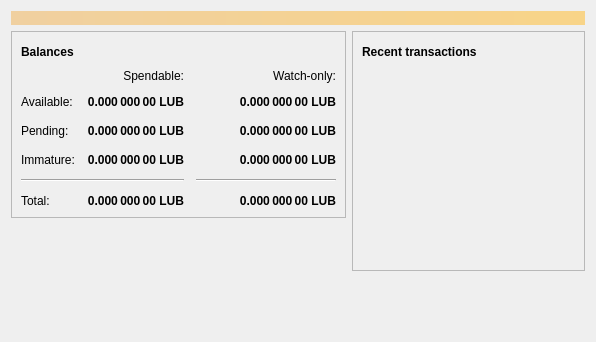
<?xml version="1.0" encoding="UTF-8"?>
<ui version="4.0">
 <class>OverviewPage</class>
 <widget class="QWidget" name="OverviewPage">
  <property name="geometry">
   <rect>
    <x>0</x>
    <y>0</y>
    <width>596</width>
    <height>342</height>
   </rect>
  </property>
  <property name="windowTitle">
   <string>Form</string>
  </property>
  <layout class="QVBoxLayout" name="topLayout">
   <item>
    <widget class="QLabel" name="labelAlerts">
     <property name="visible">
      <bool>false</bool>
     </property>
     <property name="styleSheet">
      <string notr="true">QLabel { background-color: qlineargradient(x1: 0, y1: 0, x2: 1, y2: 0, stop:0 #F0D0A0, stop:1 #F8D488); color:#000000; }</string>
     </property>
     <property name="wordWrap">
      <bool>true</bool>
     </property>
     <property name="margin">
      <number>3</number>
     </property>
     <property name="textInteractionFlags">
      <set>Qt::TextSelectableByMouse</set>
     </property>
    </widget>
   </item>
   <item>
    <layout class="QHBoxLayout" name="horizontalLayout" stretch="1,1">
     <item>
      <layout class="QVBoxLayout" name="verticalLayout_2">
       <item>
        <widget class="QFrame" name="frame">
         <property name="frameShape">
          <enum>QFrame::StyledPanel</enum>
         </property>
         <property name="frameShadow">
          <enum>QFrame::Raised</enum>
         </property>
         <layout class="QVBoxLayout" name="verticalLayout_4">
          <item>
           <layout class="QHBoxLayout" name="horizontalLayout_4">
            <item>
             <widget class="QLabel" name="label_5">
              <property name="font">
               <font>
                <weight>75</weight>
                <bold>true</bold>
               </font>
              </property>
              <property name="text">
               <string>Balances</string>
              </property>
             </widget>
            </item>
            <item>
             <widget class="QPushButton" name="labelWalletStatus">
              <property name="enabled">
               <bool>true</bool>
              </property>
              <property name="maximumSize">
               <size>
                <width>30</width>
                <height>16777215</height>
               </size>
              </property>
              <property name="toolTip">
               <string>The displayed information may be out of date. Your wallet automatically synchronizes with the Luckyblockcoin network after a connection is established, but this process has not completed yet.</string>
              </property>
              <property name="text">
               <string/>
              </property>
              <property name="icon">
               <iconset resource="../luckyblockcoin.qrc">
                <normaloff>:/icons/warning</normaloff>
                <disabledoff>:/icons/warning</disabledoff>:/icons/warning</iconset>
              </property>
              <property name="iconSize">
               <size>
                <width>24</width>
                <height>24</height>
               </size>
              </property>
              <property name="flat">
               <bool>true</bool>
              </property>
             </widget>
            </item>
            <item>
             <spacer name="horizontalSpacer_3">
              <property name="orientation">
               <enum>Qt::Horizontal</enum>
              </property>
              <property name="sizeHint" stdset="0">
               <size>
                <width>40</width>
                <height>20</height>
               </size>
              </property>
             </spacer>
            </item>
           </layout>
          </item>
          <item>
           <layout class="QGridLayout" name="gridLayout">
            <property name="spacing">
             <number>12</number>
            </property>
            <item row="2" column="2">
             <widget class="QLabel" name="labelWatchPending">
              <property name="font">
               <font>
                <weight>75</weight>
                <bold>true</bold>
               </font>
              </property>
              <property name="cursor">
               <cursorShape>IBeamCursor</cursorShape>
              </property>
              <property name="toolTip">
               <string>Unconfirmed transactions to watch-only addresses</string>
              </property>
              <property name="text">
               <string notr="true">0.000 000 00 LUB</string>
              </property>
              <property name="alignment">
               <set>Qt::AlignRight|Qt::AlignTrailing|Qt::AlignVCenter</set>
              </property>
              <property name="textInteractionFlags">
               <set>Qt::LinksAccessibleByMouse|Qt::TextSelectableByKeyboard|Qt::TextSelectableByMouse</set>
              </property>
             </widget>
            </item>
            <item row="2" column="1">
             <widget class="QLabel" name="labelUnconfirmed">
              <property name="font">
               <font>
                <weight>75</weight>
                <bold>true</bold>
               </font>
              </property>
              <property name="cursor">
               <cursorShape>IBeamCursor</cursorShape>
              </property>
              <property name="toolTip">
               <string>Total of transactions that have yet to be confirmed, and do not yet count toward the spendable balance</string>
              </property>
              <property name="text">
               <string notr="true">0.000 000 00 LUB</string>
              </property>
              <property name="alignment">
               <set>Qt::AlignRight|Qt::AlignTrailing|Qt::AlignVCenter</set>
              </property>
              <property name="textInteractionFlags">
               <set>Qt::LinksAccessibleByMouse|Qt::TextSelectableByKeyboard|Qt::TextSelectableByMouse</set>
              </property>
             </widget>
            </item>
            <item row="3" column="2">
             <widget class="QLabel" name="labelWatchImmature">
              <property name="font">
               <font>
                <weight>75</weight>
                <bold>true</bold>
               </font>
              </property>
              <property name="cursor">
               <cursorShape>IBeamCursor</cursorShape>
              </property>
              <property name="toolTip">
               <string>Mined balance in watch-only addresses that has not yet matured</string>
              </property>
              <property name="text">
               <string notr="true">0.000 000 00 LUB</string>
              </property>
              <property name="alignment">
               <set>Qt::AlignRight|Qt::AlignTrailing|Qt::AlignVCenter</set>
              </property>
              <property name="textInteractionFlags">
               <set>Qt::LinksAccessibleByMouse|Qt::TextSelectableByKeyboard|Qt::TextSelectableByMouse</set>
              </property>
             </widget>
            </item>
            <item row="4" column="0" colspan="2">
             <widget class="Line" name="line">
              <property name="orientation">
               <enum>Qt::Horizontal</enum>
              </property>
             </widget>
            </item>
            <item row="4" column="2">
             <widget class="Line" name="lineWatchBalance">
              <property name="sizePolicy">
               <sizepolicy hsizetype="Preferred" vsizetype="Fixed">
                <horstretch>0</horstretch>
                <verstretch>0</verstretch>
               </sizepolicy>
              </property>
              <property name="minimumSize">
               <size>
                <width>140</width>
                <height>0</height>
               </size>
              </property>
              <property name="orientation">
               <enum>Qt::Horizontal</enum>
              </property>
             </widget>
            </item>
            <item row="5" column="0">
             <widget class="QLabel" name="labelTotalText">
              <property name="text">
               <string>Total:</string>
              </property>
             </widget>
            </item>
            <item row="3" column="1">
             <widget class="QLabel" name="labelImmature">
              <property name="font">
               <font>
                <weight>75</weight>
                <bold>true</bold>
               </font>
              </property>
              <property name="cursor">
               <cursorShape>IBeamCursor</cursorShape>
              </property>
              <property name="toolTip">
               <string>Mined balance that has not yet matured</string>
              </property>
              <property name="text">
               <string notr="true">0.000 000 00 LUB</string>
              </property>
              <property name="alignment">
               <set>Qt::AlignRight|Qt::AlignTrailing|Qt::AlignVCenter</set>
              </property>
              <property name="textInteractionFlags">
               <set>Qt::LinksAccessibleByMouse|Qt::TextSelectableByKeyboard|Qt::TextSelectableByMouse</set>
              </property>
             </widget>
            </item>
            <item row="2" column="3">
             <spacer name="horizontalSpacer_2">
              <property name="orientation">
               <enum>Qt::Horizontal</enum>
              </property>
              <property name="sizeHint" stdset="0">
               <size>
                <width>40</width>
                <height>20</height>
               </size>
              </property>
             </spacer>
            </item>
            <item row="3" column="0">
             <widget class="QLabel" name="labelImmatureText">
              <property name="text">
               <string>Immature:</string>
              </property>
             </widget>
            </item>
            <item row="5" column="1">
             <widget class="QLabel" name="labelTotal">
              <property name="font">
               <font>
                <weight>75</weight>
                <bold>true</bold>
               </font>
              </property>
              <property name="cursor">
               <cursorShape>IBeamCursor</cursorShape>
              </property>
              <property name="toolTip">
               <string>Your current total balance</string>
              </property>
              <property name="text">
               <string notr="true">0.000 000 00 LUB</string>
              </property>
              <property name="alignment">
               <set>Qt::AlignRight|Qt::AlignTrailing|Qt::AlignVCenter</set>
              </property>
              <property name="textInteractionFlags">
               <set>Qt::LinksAccessibleByMouse|Qt::TextSelectableByKeyboard|Qt::TextSelectableByMouse</set>
              </property>
             </widget>
            </item>
            <item row="5" column="2">
             <widget class="QLabel" name="labelWatchTotal">
              <property name="font">
               <font>
                <weight>75</weight>
                <bold>true</bold>
               </font>
              </property>
              <property name="cursor">
               <cursorShape>IBeamCursor</cursorShape>
              </property>
              <property name="toolTip">
               <string>Current total balance in watch-only addresses</string>
              </property>
              <property name="text">
               <string notr="true">0.000 000 00 LUB</string>
              </property>
              <property name="alignment">
               <set>Qt::AlignRight|Qt::AlignTrailing|Qt::AlignVCenter</set>
              </property>
              <property name="textInteractionFlags">
               <set>Qt::LinksAccessibleByMouse|Qt::TextSelectableByKeyboard|Qt::TextSelectableByMouse</set>
              </property>
             </widget>
            </item>
            <item row="0" column="2">
             <widget class="QLabel" name="labelWatchonly">
              <property name="text">
               <string>Watch-only:</string>
              </property>
              <property name="alignment">
               <set>Qt::AlignRight|Qt::AlignTrailing|Qt::AlignVCenter</set>
              </property>
             </widget>
            </item>
            <item row="1" column="0">
             <widget class="QLabel" name="labelBalanceText">
              <property name="text">
               <string>Available:</string>
              </property>
             </widget>
            </item>
            <item row="1" column="1">
             <widget class="QLabel" name="labelBalance">
              <property name="font">
               <font>
                <weight>75</weight>
                <bold>true</bold>
               </font>
              </property>
              <property name="cursor">
               <cursorShape>IBeamCursor</cursorShape>
              </property>
              <property name="toolTip">
               <string>Your current spendable balance</string>
              </property>
              <property name="text">
               <string notr="true">0.000 000 00 LUB</string>
              </property>
              <property name="alignment">
               <set>Qt::AlignRight|Qt::AlignTrailing|Qt::AlignVCenter</set>
              </property>
              <property name="textInteractionFlags">
               <set>Qt::LinksAccessibleByMouse|Qt::TextSelectableByKeyboard|Qt::TextSelectableByMouse</set>
              </property>
             </widget>
            </item>
            <item row="1" column="2">
             <widget class="QLabel" name="labelWatchAvailable">
              <property name="font">
               <font>
                <weight>75</weight>
                <bold>true</bold>
               </font>
              </property>
              <property name="cursor">
               <cursorShape>IBeamCursor</cursorShape>
              </property>
              <property name="toolTip">
               <string>Your current balance in watch-only addresses</string>
              </property>
              <property name="text">
               <string notr="true">0.000 000 00 LUB</string>
              </property>
              <property name="alignment">
               <set>Qt::AlignRight|Qt::AlignTrailing|Qt::AlignVCenter</set>
              </property>
              <property name="textInteractionFlags">
               <set>Qt::LinksAccessibleByMouse|Qt::TextSelectableByKeyboard|Qt::TextSelectableByMouse</set>
              </property>
             </widget>
            </item>
            <item row="2" column="0">
             <widget class="QLabel" name="labelPendingText">
              <property name="text">
               <string>Pending:</string>
              </property>
             </widget>
            </item>
            <item row="0" column="1">
             <widget class="QLabel" name="labelSpendable">
              <property name="text">
               <string>Spendable:</string>
              </property>
              <property name="alignment">
               <set>Qt::AlignRight|Qt::AlignTrailing|Qt::AlignVCenter</set>
              </property>
             </widget>
            </item>
           </layout>
          </item>
         </layout>
        </widget>
       </item>
       <item>
        <spacer name="verticalSpacer">
         <property name="orientation">
          <enum>Qt::Vertical</enum>
         </property>
         <property name="sizeHint" stdset="0">
          <size>
           <width>20</width>
           <height>40</height>
          </size>
         </property>
        </spacer>
       </item>
      </layout>
     </item>
     <item>
      <layout class="QVBoxLayout" name="verticalLayout_3">
       <item>
        <widget class="QFrame" name="frame_2">
         <property name="frameShape">
          <enum>QFrame::StyledPanel</enum>
         </property>
         <property name="frameShadow">
          <enum>QFrame::Raised</enum>
         </property>
         <layout class="QVBoxLayout" name="verticalLayout">
          <item>
           <layout class="QHBoxLayout" name="horizontalLayout_2">
            <item>
             <widget class="QLabel" name="label_4">
              <property name="font">
               <font>
                <weight>75</weight>
                <bold>true</bold>
               </font>
              </property>
              <property name="text">
               <string>Recent transactions</string>
              </property>
             </widget>
            </item>
            <item>
             <widget class="QPushButton" name="labelTransactionsStatus">
              <property name="enabled">
               <bool>true</bool>
              </property>
              <property name="maximumSize">
               <size>
                <width>30</width>
                <height>16777215</height>
               </size>
              </property>
              <property name="toolTip">
               <string>The displayed information may be out of date. Your wallet automatically synchronizes with the Luckyblockcoin network after a connection is established, but this process has not completed yet.</string>
              </property>
              <property name="text">
               <string/>
              </property>
              <property name="icon">
               <iconset resource="../luckyblockcoin.qrc">
                <normaloff>:/icons/warning</normaloff>
                <disabledoff>:/icons/warning</disabledoff>:/icons/warning</iconset>
              </property>
              <property name="iconSize">
               <size>
                <width>24</width>
                <height>24</height>
               </size>
              </property>
              <property name="flat">
               <bool>true</bool>
              </property>
             </widget>
            </item>
            <item>
             <spacer name="horizontalSpacer">
              <property name="orientation">
               <enum>Qt::Horizontal</enum>
              </property>
              <property name="sizeHint" stdset="0">
               <size>
                <width>40</width>
                <height>20</height>
               </size>
              </property>
             </spacer>
            </item>
           </layout>
          </item>
          <item>
           <widget class="QListView" name="listTransactions">
            <property name="styleSheet">
             <string notr="true">QListView { background: transparent; }</string>
            </property>
            <property name="frameShape">
             <enum>QFrame::NoFrame</enum>
            </property>
            <property name="verticalScrollBarPolicy">
             <enum>Qt::ScrollBarAlwaysOff</enum>
            </property>
            <property name="horizontalScrollBarPolicy">
             <enum>Qt::ScrollBarAlwaysOff</enum>
            </property>
            <property name="selectionMode">
             <enum>QAbstractItemView::NoSelection</enum>
            </property>
           </widget>
          </item>
         </layout>
        </widget>
       </item>
       <item>
        <spacer name="verticalSpacer_2">
         <property name="orientation">
          <enum>Qt::Vertical</enum>
         </property>
         <property name="sizeHint" stdset="0">
          <size>
           <width>20</width>
           <height>40</height>
          </size>
         </property>
        </spacer>
       </item>
      </layout>
     </item>
    </layout>
   </item>
  </layout>
 </widget>
 <resources/>
 <connections/>
</ui>
